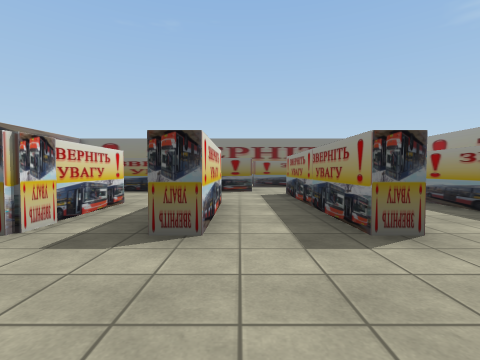
View 1 (above)

24 first-person views from a walk through a Unity game level. The camera is 1.2 m above the floor, tilts 2° down and sees 85° across. The floor is counted in squares, 2 m on a side. Each view is taken from the middle of a square. On the plan, view 1 faces up. The plan holds only what a view shows up to about 9 squares ahead; the rest is blank. The player is left out. Some surface patterns are stand-ins.

View 2
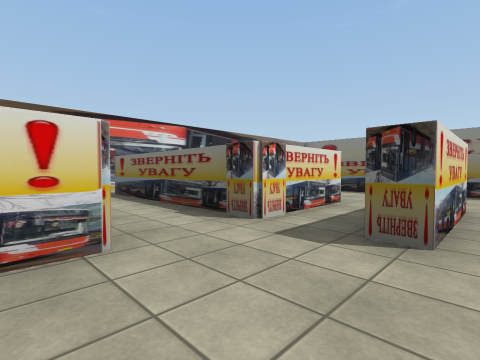

View 3
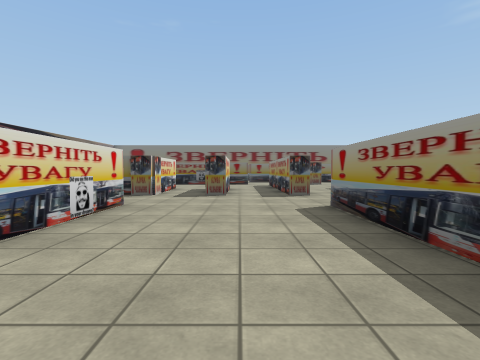

View 4
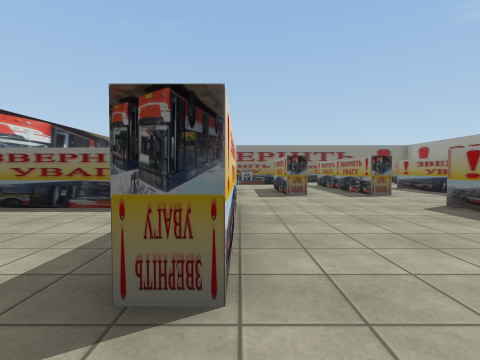

View 5
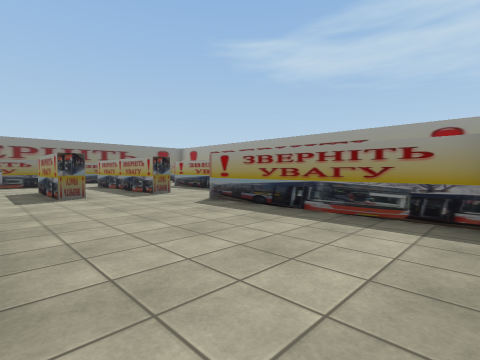

View 6
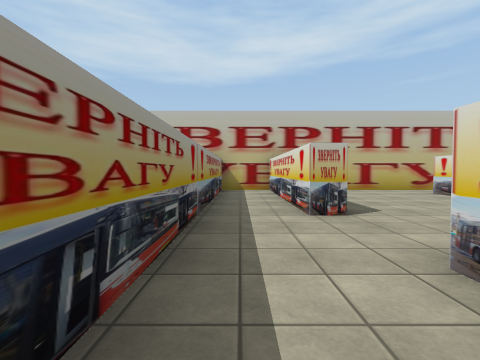

View 7
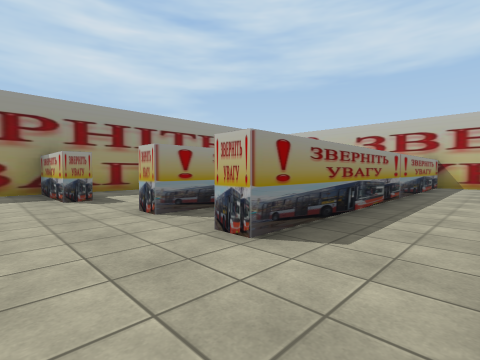

View 8
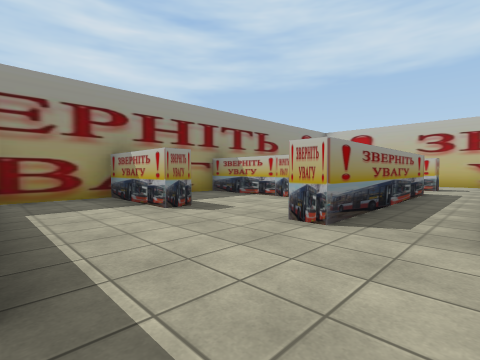

View 9
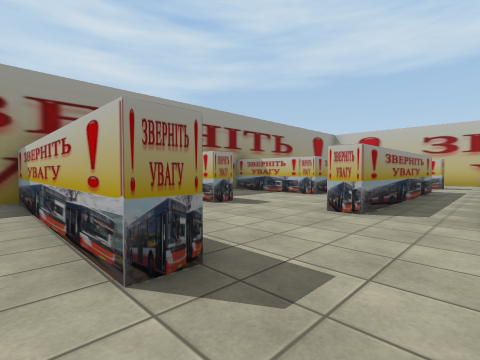

View 10
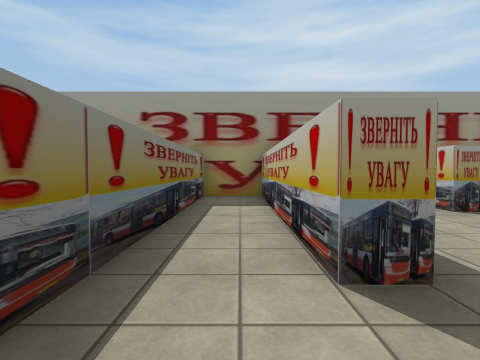

View 11
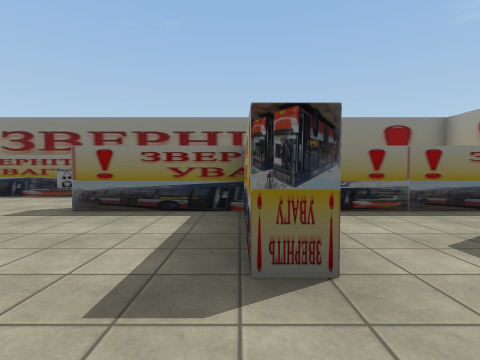

View 12
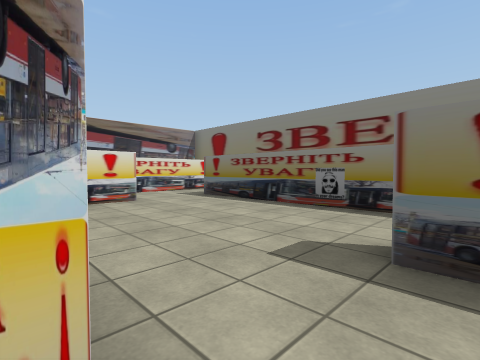

View 13
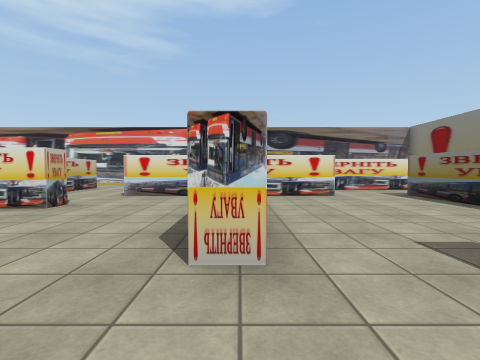

View 14
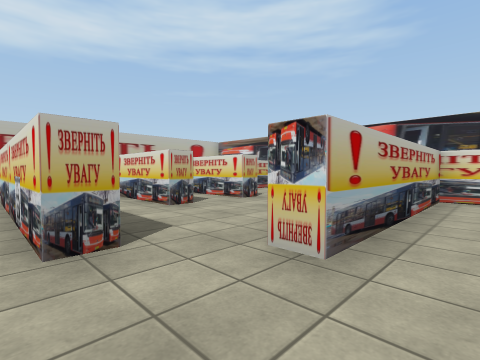

View 15
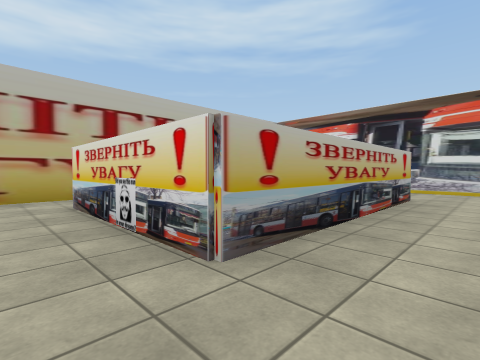

View 16
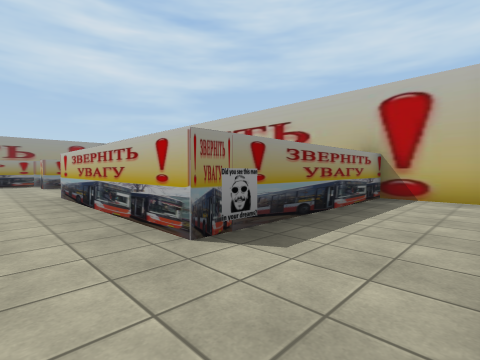

View 17
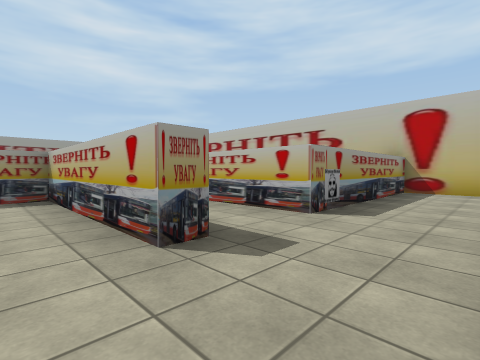

View 18
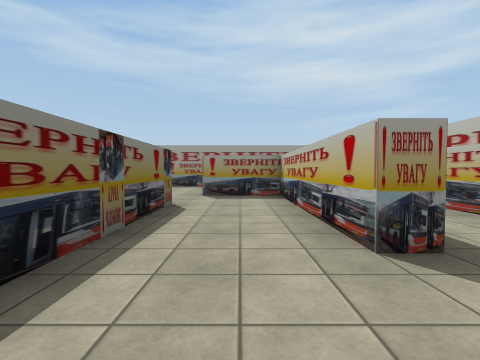

View 19
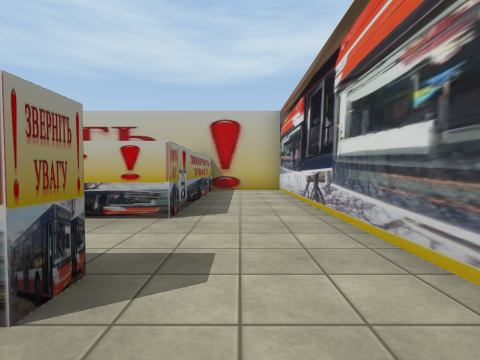

View 20
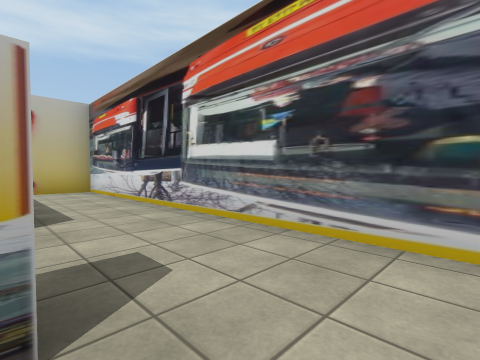

View 21
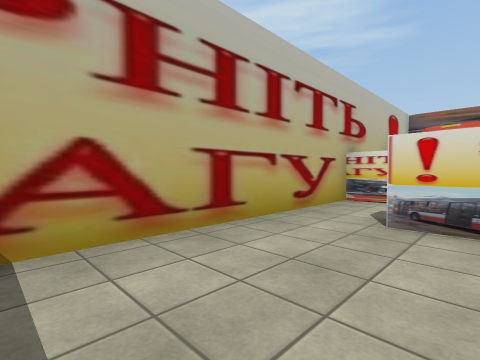

View 22
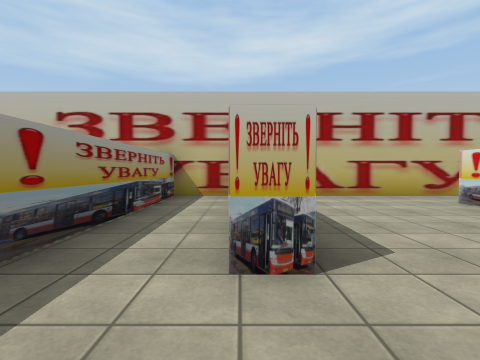

View 23
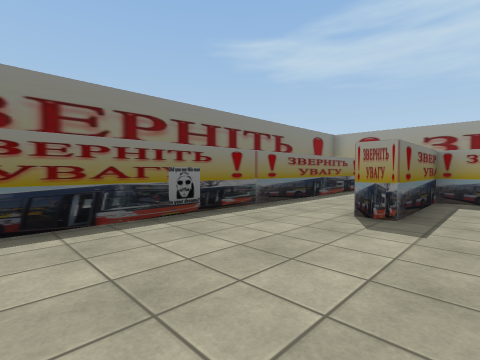

View 24
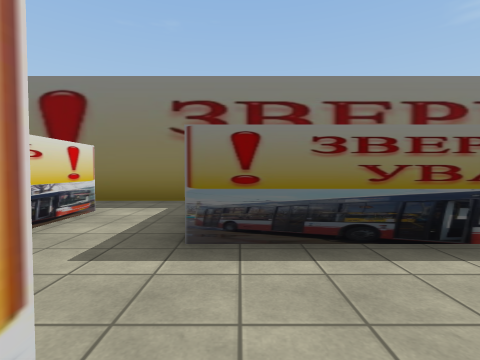

### Floor plan
Points are (right, up) in squares from view 1. A wall is a line through its corners. A room is listed if a view was taken in it or the views show most of it. See-through windows are left out.
Room 1 (views 1, 2, 3, 4, 5, 6, 7, 8, 11, 12, 13, 15, 16, 21, 22)
walls: (-2.1, 2.4) (-7.1, 2.4) (-7.1, 3); (1.2, 2.4) (1.2, 6.9) (1.7, 6.9) (1.7, 2.4) (1.2, 2.4); (-0.8, 4.9) (-0.3, 4.9) (-0.3, 2.4) (-0.8, 2.4); (-2.7, 4.9) (-2.1, 4.9); (0.4, 8.2) (0.4, 7.7) (-2.5, 7.7); (-2.5, -4.2) (1, -4.2); (1.6, -3.9) (1.6, 0.5) (2.1, 0.5) (2.1, -4.2) (3.6, -4.2) (3.6, 5.3) (4.1, 5.3); (3.6, 7.5) (3.1, 7.5) (3.1, 8.5); (5.4, 5.3) (5.9, 5.3); (-9.3, 4) (-9.3, -4.2) (-7.1, -4.2) (-7.1, 0.7) (-2.1, 0.7) (-2.1, -2.9) (-2.6, -2.9); (5.4, 7.9) (5.4, 8.5)
ways out: opening at (4.5, 8) to room 2; opening at (1.5, 8) to room 3; opening at (-8.5, 3) to room 4; opening at (-1.5, 6.5) to room 4; opening at (5, 6) to room 5; opening at (-2, -3.5); opening at (6, 6.5)
Room 2 (views 9, 10)
walls: (5.4, 8.5) (10.2, 8.5) (10.2, 9.9) (4.4, 9.9)
ways out: opening at (4.5, 8) to room 1
Room 3 (views 14, 23, 24)
walls: (-4.2, 10.4) (-4.2, 8.2) (0.4, 8.2); (3.1, 8.5) (3.1, 9.9) (0.5, 9.9) (0.5, 10.4); (5, 12.1) (-4.5, 12.1)
ways out: opening at (1.5, 8) to room 1; opening at (-5, 12.5)
Room 4 (views 17, 18, 19, 20)
walls: (-4.2, 6.9) (-4.2, 5.2) (-7.8, 5.2); (-7.1, 3) (-2.7, 3) (-2.7, 4.9); (-2.5, 7.7) (-3.5, 7.7)
ways out: opening at (-8.5, 3) to room 1; opening at (-1.5, 6.5) to room 1
Room 5 (no view inside)
walls: (5.4, 0.1) (5.4, 5.3); (5.4, -1.5) (5.8, -1.5)
ways out: opening at (5, 6) to room 1; opening at (5, -2)
Room 6 (no view inside)
walls: (7.8, 5.9) (10.2, 5.9) (10.2, 7.8)
ways out: opening at (7, 6)

Where each view was taken, in squares from view 1:
view 1: 0 up, 0 right, facing up
view 2: 0 up, 0 right, facing up-left
view 3: 4 down, 0 right, facing up
view 4: 4 down, 2 left, facing up
view 5: 4 down, 2 left, facing up-right
view 6: 4 up, 3 right, facing down
view 7: 7 up, 2 right, facing down-right
view 8: 8 up, 4 right, facing down-right
view 9: 9 up, 4 right, facing down-right
view 10: 9 up, 4 right, facing right
view 11: 6 up, 3 right, facing up
view 12: 8 up, 1 right, facing up-left
view 13: 8 up, 2 right, facing left
view 14: 9 up, 2 right, facing down-left
view 15: 2 up, 1 left, facing down-left
view 16: 2 up, 9 left, facing down-right
view 17: 4 up, 9 left, facing down-right
view 18: 4 up, 9 left, facing right
view 19: 4 up, 8 left, facing down
view 20: 4 up, 7 left, facing down-left
view 21: 2 down, 1 right, facing down-left
view 22: 2 up, 2 right, facing down
view 23: 9 up, 3 left, facing up-right
view 24: 10 up, 4 left, facing up
